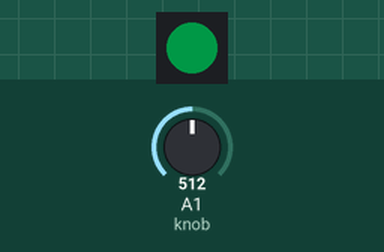
This sketch was run on a simulated ATtiny85, built with avr-gcc and run on an emulated ATtiny85. On the bench: 1 RGB LEDs in strip order, left to right. The test bench sets the inputs (shaded band); at power-on: A1 (knob) = 512. Dim RGB values are drawn brighter than linear.

Above: at 1.2 s.
1.3 s: A1 (knob) set to 524
At 2.2 s:
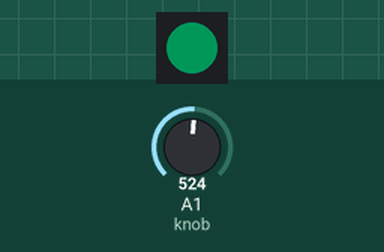
2.8 s: A1 (knob) set to 716
At 3.1 s:
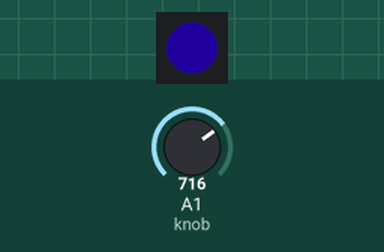
4.3 s: A1 (knob) set to 762
At 5.5 s:
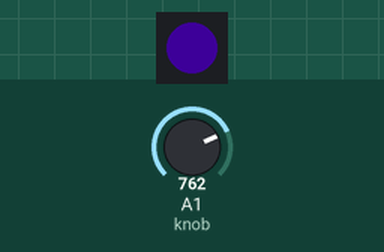
5.8 s: A1 (knob) set to 784
At 6.6 s:
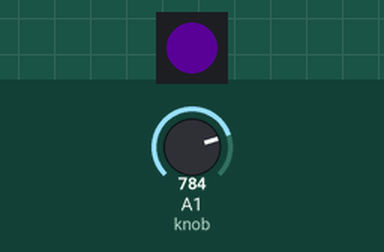
7.3 s: A1 (knob) set to 900
At 8.0 s:
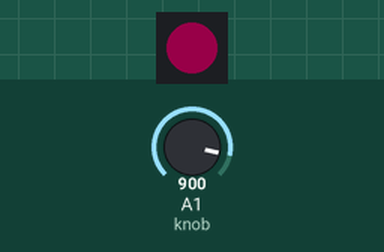
8.8 s: A1 (knob) set to 891
At 10.1 s:
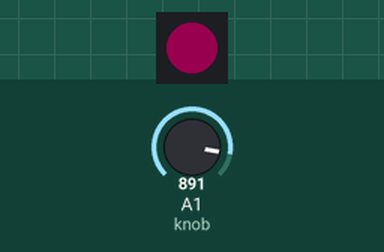
Timing chart, 0 to 11.3 s (numbered marks = the images above; inputs shaded):
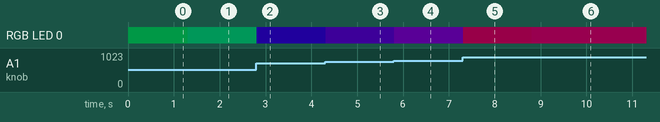

Measured:
- after the input at 1.3 s, RGB LED 0: RGB(0, 24, 11) → RGB(0, 22, 13) at once
- after the input at 2.8 s, RGB LED 0: RGB(0, 22, 13) → RGB(6, 0, 29) at once
- after the input at 4.3 s, RGB LED 0: RGB(6, 0, 29) → RGB(10, 0, 25) at once
- after the input at 5.8 s, RGB LED 0: RGB(10, 0, 25) → RGB(13, 0, 22) at once
- after the input at 7.3 s, RGB LED 0: RGB(13, 0, 22) → RGB(23, 0, 11) at once
- after the input at 8.8 s, RGB LED 0: RGB(23, 0, 11) → RGB(23, 0, 12) at once

The sketch:

huepedal.ino
```cpp
/******************************************************
Hue Pedal
by Tim Bartlet & Enthusiastic Electrons, October 2019

Color mixing toy with a potentiometer shifting hue
on a single NeoPixel. Uses ATTiny85.
******************************************************/

#include <FastLED.h>
#define DATA_PIN 0
#define NUM_LEDS 1

CRGB leds[NUM_LEDS];
uint8_t knob = A1;
uint8_t lightAddress = 0;
uint8_t lightHue = 0;

void setup() {
  for (int p = 0; p < 5; p++){
    pinMode(p, INPUT);
  }
  pinMode(knob, INPUT);
  pinMode(DATA_PIN, OUTPUT);

  FastLED.addLeds<NEOPIXEL, DATA_PIN>(leds, NUM_LEDS);
  FastLED.setBrightness(35); // 0-255 - adjust so it's not blinding
  leds[lightAddress].setHSV(0, 255, 255);
  FastLED.show();
}

void loop() {
  uint16_t knobNow = analogRead(knob);
  uint16_t scaledKnob = map(knobNow, 0, 1023, 0, 255);
  if (scaledKnob != lightHue){
    lightHue = scaledKnob;
    leds[lightAddress].setHue(lightHue);
    FastLED.show();
  }
  FastLED.delay(10);
}
```
